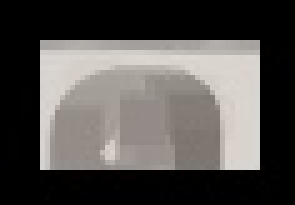
#> input picture obj/img7,4.jpg, 59 x 41 px (shown 5 times larger)
$ python Erosion.py
#> lines starting #> are read from the running program, lines starting #| are printed output that depends on the picture
'''
Created on 2019. 12. 20.

@author: dswhd
'''
import numpy as np
import cv2

img = cv2.imread('./obj/img7,4.jpg',cv2.IMREAD_GRAYSCALE)
#> img: shape (41, 59); min 0, max 218, mean 80.3
kernel =  np.ones((3,3),np.uint8)

grad = cv2.erode(img,kernel,iterations = 4)
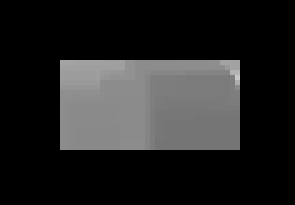
#> grad: shape (41, 59) (shown 5 times larger); min 0, max 199, mean 35.8

cv2.imshow('grad',grad)
cv2.waitKey(0)
cv2.destroyAllWindows()
